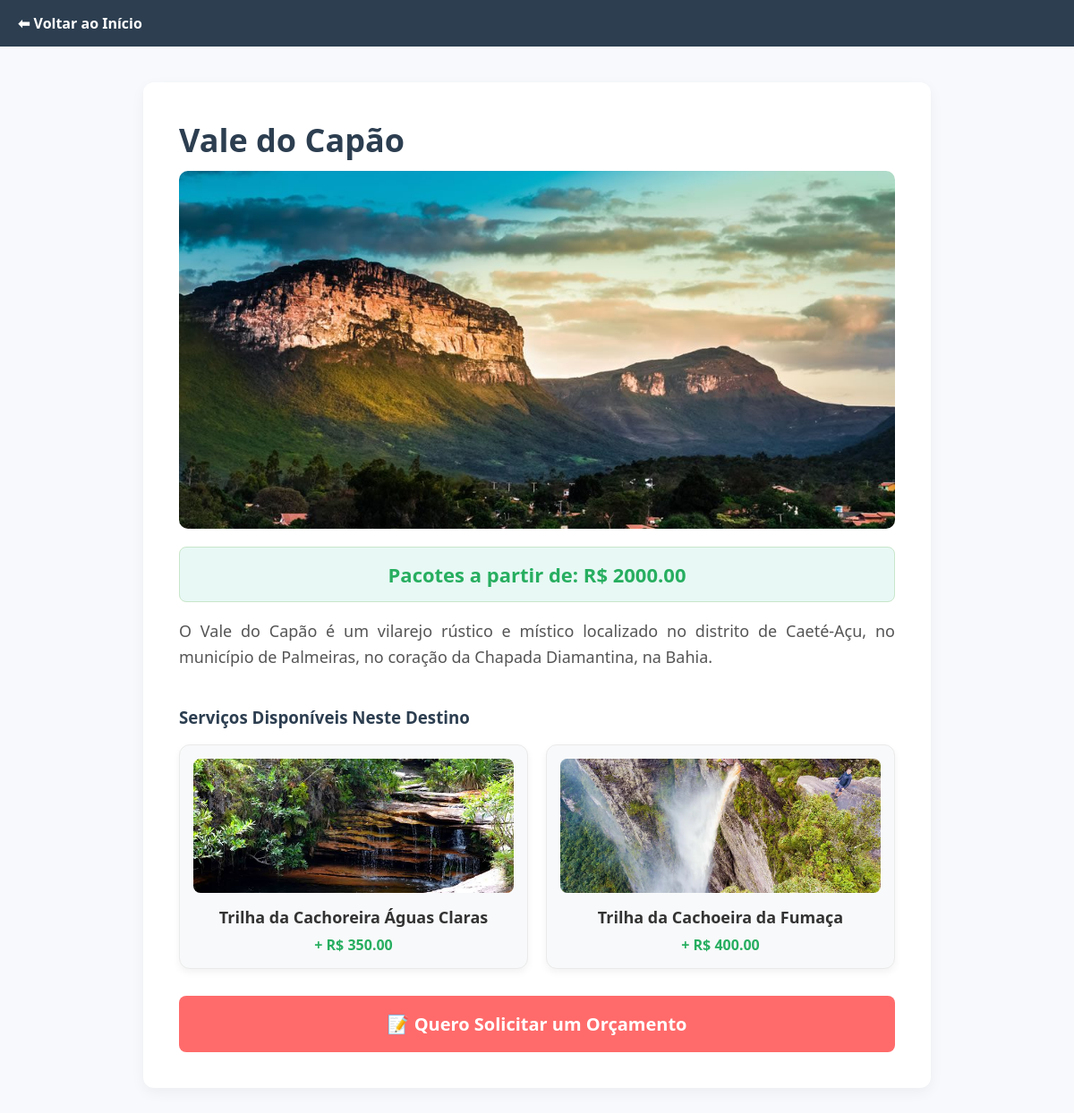
/destino/3/, run on the app's committed database.
### turismo/models.py (models this page shows, shortened)
class Destino(models.Model):
    nome = models.CharField(max_length=200)
    descricao = models.TextField()
    preco = models.DecimalField(max_digits=10, decimal_places=2)
    foto_principal = models.ImageField(upload_to='destinos/')

class ServicoProduto(models.Model):
    destino = models.ForeignKey(Destino, related_name='servicos', on_delete=models.CASCADE)
    nome = models.CharField(max_length=150)
    preco_adicional = models.DecimalField(max_digits=10, decimal_places=2, default=0.00)

### turismo/views.py (the view)
# urls.py: path('destino/<int:destino_id>/', views.detalhes_destino, name='detalhes_destino'),
def detalhes_destino(request, destino_id):
    destino = get_object_or_404(Destino, id=destino_id)
    return render(request, 'turismo/detalhes.html', {'destino': destino})

### turismo/templates/turismo/detalhes.html (shortened to what this page needs)
<div class="navbar">
    <a href="{% url 'catalogo_destinos' %}">⬅ Voltar ao Início</a>
</div>
<div class="container">
    <h1 class="titulo">{{ destino.nome }}</h1>
    {% if destino.foto_principal %}
        <img src="{{ destino.foto_principal.url }}" class="imagem-destaque" alt="Foto principal de {{ destino.nome }}">
    {% endif %}
    <div class="preco-destaque">Pacotes a partir de: R$ {{ destino.preco }}</div>
    <p class="descricao">{{ destino.descricao }}</p>
    <h3 style="color: #2c3e50; margin-top: 40px;">Serviços Disponíveis Neste Destino</h3>
    <div class="grid-servicos">
        {% for servico in destino.servicos.all %}
            <div class="card-servico">
                {% if servico.imagem %}
                    <img src="{{ servico.imagem.url }}" alt="{{ servico.nome }}">
                {% else %}
                    <div class="sem-foto">🏷️</div>
                {% endif %}
                <div class="nome-servico">{{ servico.nome }}</div>
                <div class="preco-servico">+ R$ {{ servico.preco_adicional }}</div>
            </div>
        {% empty %}
            <p style="grid-column: 1 / -1; text-align: center;">Nenhum serviço adicional cadastrado no momento.</p>
        {% endfor %}
    </div>
    <a href="{% url 'solicitar_orcamento' destino.id %}" class="btn-orcamento">📝 Quero Solicitar um Orçamento</a>
</div>

### turismo/templates/turismo/detalhes.html (style rules this page uses)
.navbar { background-color: #2c3e50; padding: 15px 20px; }
.navbar a { color: white; text-decoration: none; font-weight: bold; }
.container { max-width: 800px; margin: 40px auto; background-color: white; padding: 40px; border-radius: 12px; box-shadow: 0 5px 15px rgba(0,0,0,0.05); }
.titulo { font-size: 36px; color: #2c3e50; margin-bottom: 10px; margin-top: 0; }
.imagem-destaque { width: 100%; height: 400px; object-fit: cover; border-radius: 10px; margin-bottom: 20px; }
.descricao { font-size: 18px; line-height: 1.6; color: #555; text-align: justify; }
.preco-destaque { background-color: #e8f8f5; color: #27ae60; padding: 15px; border-radius: 8px; font-size: 22px; font-weight: bold; text-align: center; border: 1px solid #c8e6c9; }
.grid-servicos { display: grid; grid-template-columns: repeat(auto-fit, minmax(200px, 1fr)); gap: 20px; margin-top: 15px; }
.card-servico { background-color: #f8f9fa; border-radius: 12px; padding: 15px; text-align: center; box-shadow: 0 4px 8px rgba(0,0,0,0.05); border: 1px solid #eaeaea; transition: transform 0.3s; }
.card-servico img, .card-servico .sem-foto { width: 100%; height: 150px; object-fit: cover; border-radius: 8px; margin-bottom: 15px; }
.nome-servico { font-weight: bold; color: #333; font-size: 18px; margin-bottom: 8px; }
.preco-servico { color: #27ae60; font-size: 16px; font-weight: bold; }
.btn-orcamento { display: block; background-color: #ff6b6b; color: white; text-align: center; padding: 18px; border-radius: 8px; text-decoration: none; font-size: 20px; font-weight: bold; margin-top: 30px; transition: 0.3s; }

### data on the page
Destino: nome "Vale do Capão", foto_principal (picture), preco "2000.00", descricao "O Vale do Capão é um vilarejo rústico e místico localizado no distrito de Caeté-Açu, no município de Palmeiras, no coração da Chapada Diamantina, na Bahia."
ServicoProduto: imagem (picture), nome "Trilha da Cachoreira Águas Claras", preco_adicional "350.00"
ServicoProduto: imagem (picture), nome "Trilha da Cachoeira da Fumaça", preco_adicional "400.00"
